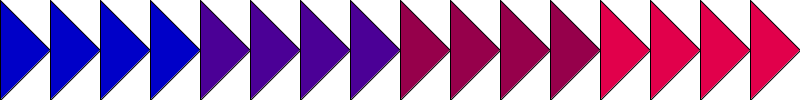
Frame 1 (no input)
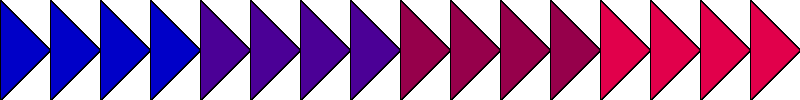
Frame 60 (the mouse pressed at the canvas centre just before this capture)
Frame 120 (the mouse held since frame 60 and released just before this capture): identical to frame 60, image omitted

The Processing sketch that drew these frames (run headless with seeded random() and noise(); from frame 60 on, the mouse is pressed at the canvas centre):

// Processing sketch: lab8a
// ── lab8a.pde
//Henry Wrede Black
//strip of 16 flying geese with varying color pattern

void setup() {
  size(800, 100);
  background(255);
}
void draw() {
  for (int x = 0, count = 0; count <= 16; x += height/2, count ++) {
    if (count < 4) {
      fill(0, 0, 200);
    } else if (count < 8) {
      fill(75, 0, 150);
    } else if (count < 12) {
      fill(150, 0, 75);
    } else if (count < 16) {
      fill(225, 0, 75);
    }
    triangle(x, 0, x, height, x+height/2, height/2);
  }
}
